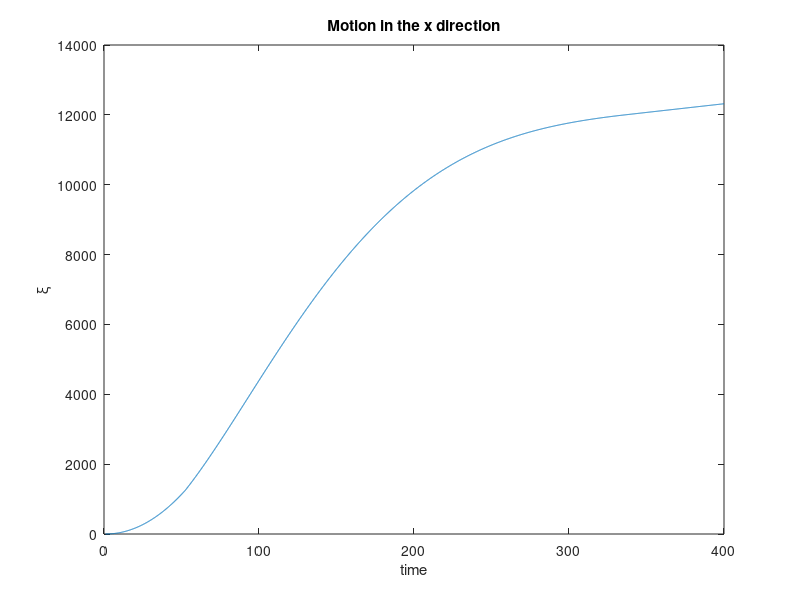
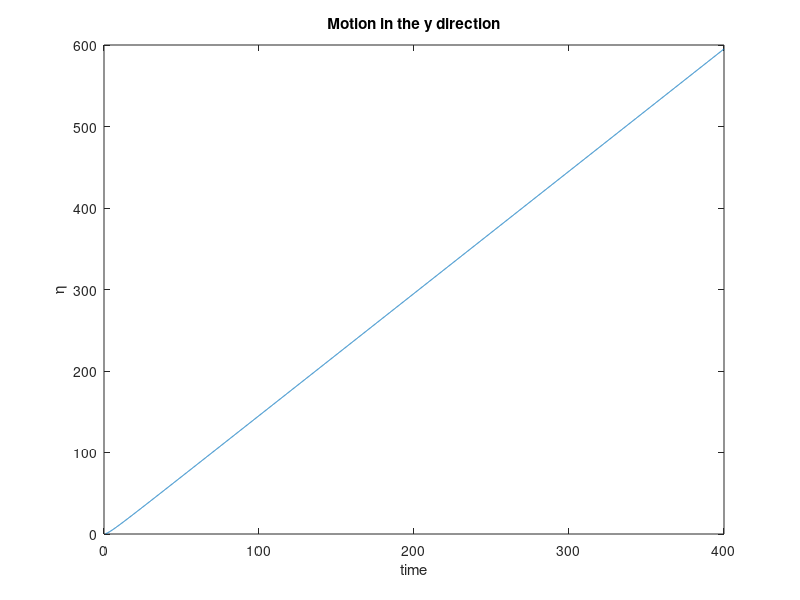
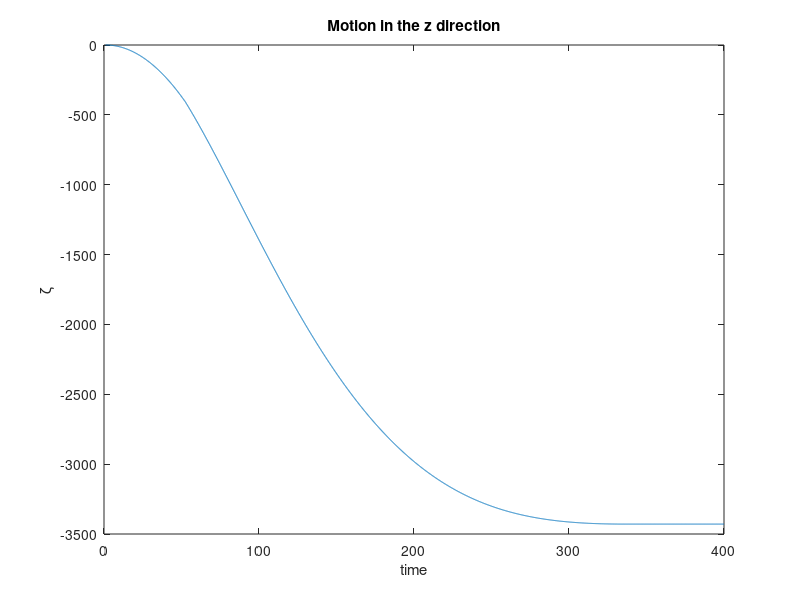
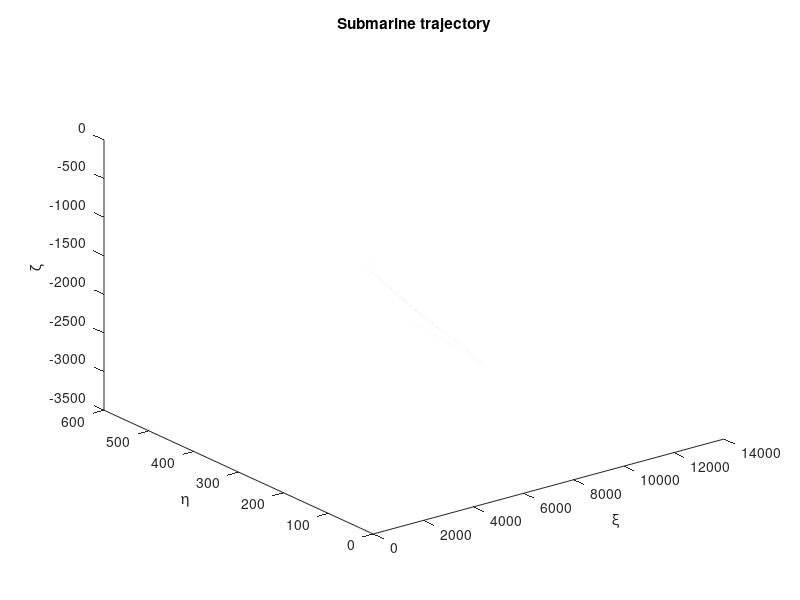

MATLAB code for these plots, in order:
%% prom_1
% Because the first question is the differential equation solved by matlab ode45, 
% which will consume a long time, in order to shorten the code running time,
% we store the mobile data in move_data.mat

%% Clear data
clc
clear

%% Load data
load move_data.mat

t = move_data(:,1);
x = move_data(:,2);
y = move_data(:,3);
z = move_data(:,4);

%% Motion in the x direction
figure(1)
plot(t,x);
xlabel('time')
ylabel('ξ')
title('Motion in the x direction')

%% Motion in the y direction
figure(2)
plot(t,y);
xlabel('time')
ylabel('η')
title('Motion in the y direction')

%% Motion in the z direction
figure(3)
plot(t,-z);
xlabel('time')
ylabel('ζ')
title('Motion in the z direction')

%% Submarine trajectory
figure(4)
plot3(x,y,-z);
xlabel('ξ')
ylabel('η')
zlabel('ζ')
title('Submarine trajectory')